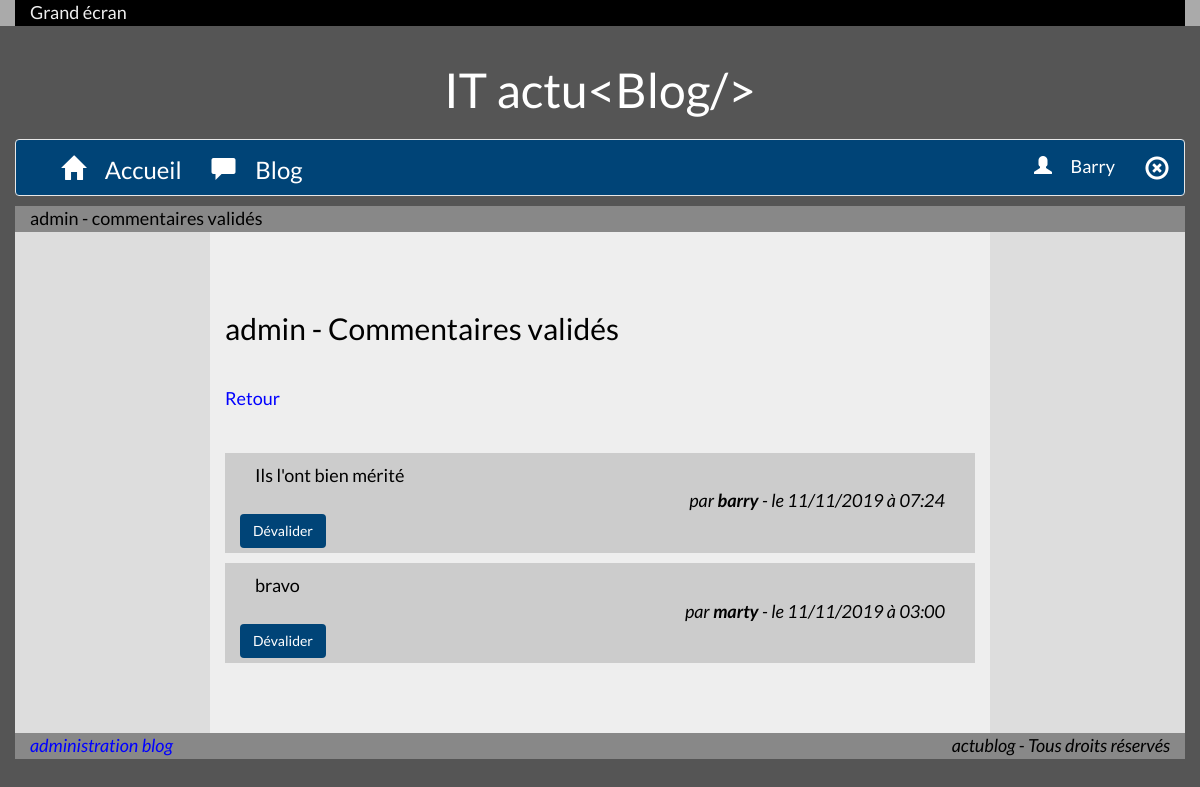
The page /admin_home/validated_comments/1 (signed in) on the database its author committed.
### tables this page shows
CREATE TABLE IF NOT EXISTS `comment` (
  `id_comment` int(11) NOT NULL AUTO_INCREMENT,
  `content` text NOT NULL,
  `validated` tinyint(1) NOT NULL,
  `creation_time` datetime NOT NULL,
  `id_post` int(11) NOT NULL,
  `id_user` int(11) NOT NULL,
  PRIMARY KEY (`id_comment`),
  KEY `id_post` (`id_post`),
  KEY `id_user` (`id_user`)
);

CREATE TABLE IF NOT EXISTS `user` (
  `id_user` int(11) NOT NULL AUTO_INCREMENT,
  `username` varchar(100) NOT NULL,
  `email` varchar(100) NOT NULL,
  `password_hash` char(60) NOT NULL,
  `register_date` date NOT NULL,
  `admin_granted` tinyint(1) NOT NULL DEFAULT '0',
  PRIMARY KEY (`id_user`)
);

### core/View.php (called while the page is built, shortened)
<?php
class View
{
    public function __construct(string $page, string $view, array $vars, bool $noView = false)
    {
        $this->render($page, $view, $vars, $noView);
    }
    public function render(string $page, string $view, array $vars, bool $noView = false)
    {
        if ($noView != false) {
            $content_for_layout = $noView;
        } else {
            extract($vars);
            if (substr($page, 0, 6) == 'admin_') {
                $pathBase = 'views/backend/';
            } else {
                $pathBase = 'views/frontend/';
            }
            if (is_file($pathBase . $page . '/' . $view . '.php')) {
                include ROOT . $pathBase . $page . '/' . $view . '.php';
            } else {
                $content_for_layout = 'NO VIEW';
            }
        }
    }
    public function url(string $page, string $action, array $params = array())
    {
        if (empty($params)) {
            return URLROOT . $page . '/' . $action;
        } else {
            return URLROOT . $page . '/' . $action . '/' . implode('/', $params);
        }
    }
}

### core/Controller.php (called while the page is built, shortened)
<?php
class Controller
{
    private $vars = array();
    public $noView = false;
    public function __construct(array $url)
    {
        $deducedMethodName = lcfirst(implode(array_map('ucfirst', explode('_', $url['action']))));
        call_user_func_array(array($this, $deducedMethodName), $url['params']);
        $this->callView($url['page'], $url['action']);
    }
    public function set(string $varname, $var)
    {
        $this->vars[$varname] = $var;
    }
    public function callView(string $page, string $view)
    {
        $oView = new View($page, $view, $this->vars, $this->noView);
    }
}

### index.php (called while the page is built, shortened)
<?php
require ROOT . '/core/Controller.php';
require ROOT . '/core/View.php';
$session = new Session();
$urlParts = explode('/', strtolower($_GET['rewrite']));
$url = array('page' => null, 'action' => null, 'params' => array());
if (count($urlParts) > 0) {
    $url['page'] = $urlParts[0];
}
if (count($urlParts) > 1) {
    $url['action'] = $urlParts[1];
}
if (count($urlParts) > 2) {
    $params = array_slice($urlParts, 2);
    foreach ($params as $param) {
        if (!empty($param)) {
            $url['params'][] = $param;
        }
    }
}
if (!empty($url['page'])) {
    $access = true;
    $basePath = 'controllers/frontend/';
    if (substr($url['page'], 0, 6) == 'admin_') {
        $access = false;
        $basePath = 'controllers/backend/';
        if ($session->isSession('connected') && $session->isSession('admin')) {
            $access = true;
        }
    }
    if (!$access) {
        $url = array('page' => 'common', 'action' => 'access_denied', 'params' => array());
        Controller::redirect($url);
    } else {
        $controllerName = implode(array_map('ucfirst', explode('_', $url['page']))) . 'Controller';
        if (is_file($basePath . $controllerName . '.php')) {
            if (!empty($url['action'])) {
                $methodName = lcfirst(implode(array_map('ucfirst', explode('_', $url['action']))));
                if (method_exists($controllerName, $methodName)) {
                    $url = array('page' => $url['page'], 'action' => $url['action'], 'params' => $url['params']);
                } else {
                    $url = array('page' => $url['page'], 'action' => 'index', 'params' => array());
                    Controller::redirect($url);
                }
            } else {
                $url = array('page' => $url['page'], 'action' => 'index', 'params' => array());
                Controller::redirect($url);
            }
        } else {
            $url = array('page' => 'common', 'action' => 'error404', 'params' => array());
            Controller::redirect($url);
        }
    }
} else {
    $url = array('page' => 'home', 'action' => 'index', 'params' => array());
    Controller::redirect($url);
}
$oController = new $controllerName($url);

### controllers/backend/AdminHomeController.php (called while the page is built, shortened)
<?php
class AdminHomeController extends Controller
{
    public function validatedComments(int $idPost)
    {
        $commentManager = new CommentManager();
        $comments = $commentManager->getAllValidatedForPost($idPost);
        $userManager = new UserManager();
        $usersWhoCommented = $userManager->getAllWhoDidValidatedCommentForPost($idPost);
    }
}

### modeles/Manager.php (called while the page is built, shortened)
<?php
class Manager
{
    private static $db = false;
    protected static function dbConnect()
    {
        $dbConn = new PDO('mysql:host=localhost;dbname=mvc_blog;charset=UTF8', 'root', '');
        $dbConn->setAttribute(PDO::ATTR_ERRMODE, PDO::ERRMODE_WARNING);
        return $dbConn;
    }
    public static function getDb()
    {
        if (self::$db == false) {
            self::$db = self::dbConnect();
        }
        return self::$db;
    }
}

### modeles/CommentManager.php (called while the page is built, shortened)
<?php
class CommentManager extends Manager
{
    public function getAllValidatedForPost(int $idPost)
    {
        $req = self::getDb()->prepare('
            SELECT * FROM comment
            WHERE id_post = :id_post
            AND validated = 1
            ORDER BY creation_time DESC;
        ');
        $req->bindValue('id_post', $idPost);
        $req->execute();
        $comments = array();
        while ($row = $req->fetch()) {
            $comments[] = new Comment($row);
        }
        return $comments;
    }
}

### modeles/Comment.php (called while the page is built, shortened)
<?php
class Comment
{
    private $content;
    private $creationTime;
    private $idPost;
    private $idUser;
    public function content()
    {
        return $this->content;
    }
    public function creationTime()
    {
        return $this->creationTime;
    }
    public function idPost()
    {
        return $this->idPost;
    }
    public function idUser()
    {
        return $this->idUser;
    }
    public function setContent($content)
    {
        $this->content = $content;
    }
    public function setCreationTime($creationTime)
    {
        $this->creationTime = $creationTime;
    }
    public function setIdPost($idPost)
    {
        $this->idPost = $idPost;
    }
    public function setIdUser($idUser)
    {
        $this->idUser = $idUser;
    }
    public function hydrate(array $datas)
    {
        foreach ($datas as $fieldName => $data) {
            $fieldNameParts = explode('_', $fieldName);
            $methodName = 'set';
            foreach ($fieldNameParts as $fieldNamePart) {
                $methodName .= ucfirst($fieldNamePart);
            }
        }
    }
}

### modeles/UserManager.php (called while the page is built, shortened)
<?php
class UserManager extends Manager
{
    public function getAllWhoDidValidatedCommentForPost(int $idPost)
    {
        $req = self::getDb()->prepare('
            SELECT u.*
            FROM user u, comment c
            WHERE u.id_user = c.id_user
            AND c.id_post = :id_post
            AND c.validated = 1
            GROUP BY u.id_user;
        ');
        $req->bindValue('id_post', $idPost);
        $req->execute();
        $usersWhoCommented = array();
        while ($row = $req->fetch()) {
            $usersWhoCommented[$row['id_user']] = new User($row);
        }
        return $usersWhoCommented;
    }
}

### modeles/User.php (called while the page is built, shortened)
<?php
class User
{
    private $username;
    public function username()
    {
        return $this->username;
    }
    public function setUsername($username)
    {
        $this->username = $username;
    }
    public function hydrate(array $datas)
    {
        foreach ($datas as $fieldName => $data) {
            $fieldNameParts = explode('_', $fieldName);
            $methodName = 'set';
            foreach ($fieldNameParts as $fieldNamePart) {
                $methodName .= ucfirst($fieldNamePart);
            }
        }
    }
}

### views/backend/admin_home/validated_comments.php (the view, shortened to what this page needs)
<h2>admin - Commentaires validés</h2>
<hr>
<a href='<?= $this->url('admin_home', 'index'); ?>'>Retour</a>
<hr>
<?php foreach ($comments as $comment) : ?>
<div class="col-xs-12 comment">
    <p class="col-xs-12"><?= nl2br($comment->content()); ?></p>
    <p class="col-xs-12 text-right comment-source">
        par <span class="bold"><?= $usersWhoCommented[$comment->idUser()]->username(); ?></span> - le
        <?= date('d/m/Y à H:i', strtotime($comment->creationTime())); ?>
    </p>
    <form method="post" action="/admin_home/validated_comments/<?= $comment->idPost(); ?>">
        <button name="action_unvalidate" class="btn">Dévalider</button>
    </form>
</div>
<?php endforeach; ?>

### public/css/main.css (style rules this page uses)
body { background-color: #555; font-family: 'Lato', sans-serif; font-size: 18px; color: #000; }
a { color: blue; }
p { margin-bottom: 0 }
.comment { background-color: #ccc; padding-top: 10px; padding-bottom: 5px; margin-bottom: 10px; }
.comment-source { font-style: italic; }
.bold { font-weight: bold; }
form .btn { color: #fff; background-color: #047; }

### rows shown on the page
comment: content "Ils l'ont bien mérité", id_user.username "barry", creation_time "11/11/2019 à 07:24"
comment: content "bravo", id_user.username "marty", creation_time "11/11/2019 à 03:00"

### other values the page prints
$this->session->getSession('username') "Barry"
$title "admin - commentaires validés"
